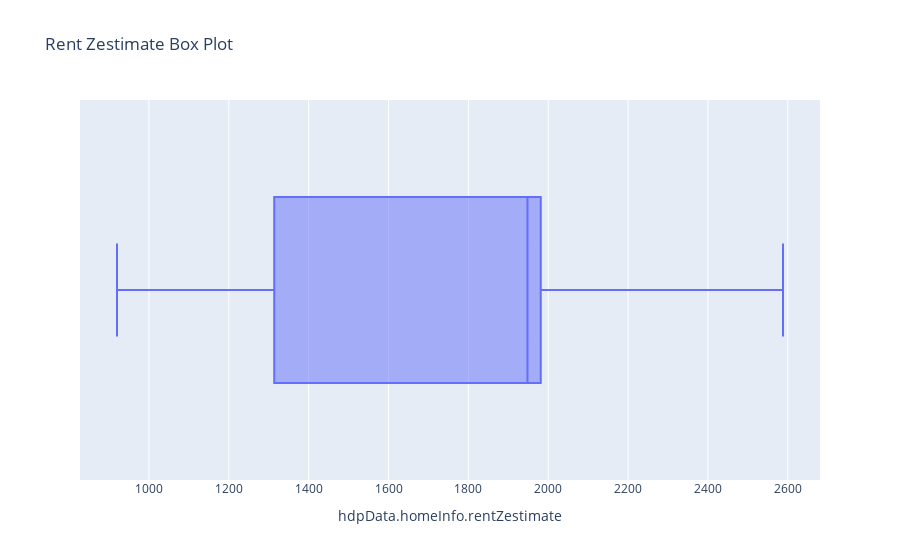

Source (notebook cell):
### Code cell
# view rent zestimate
px.box(df_listings, x="hdpData.homeInfo.rentZestimate", title="Rent Zestimate Box Plot")

### Figure 1 — Plotly figure (JSON) as saved in the notebook; plotly's stock layout.template omitted (floating-point values rounded to 4 significant figures)
{"data": [{"alignmentgroup": "True", "hovertemplate": "hdpData.homeInfo.rentZestimate=%{x}<extra></extra>", "legendgroup": "", "marker": {"color": "#636efa"}, "name": "", "notched": false, "offsetgroup": "", "orientation": "h", "showlegend": false, "type": "box", "x": [1235, 2267, null, 1984, 1678, 1795, 2588, 2199, 2511, 1949, 2500, 1400, 993, 1270, null, 955, 1747, null, 1650, 1948, 920, 1285, null, 1973, 1948, 1973, 1948], "x0": " ", "xaxis": "x", "y0": " ", "yaxis": "y"}], "layout": {"boxmode": "group", "legend": {"tracegroupgap": 0}, "title": {"text": "Rent Zestimate Box Plot"}, "xaxis": {"anchor": "y", "domain": [0, 1], "title": {"text": "hdpData.homeInfo.rentZestimate"}}, "yaxis": {"anchor": "x", "domain": [0, 1]}}}
